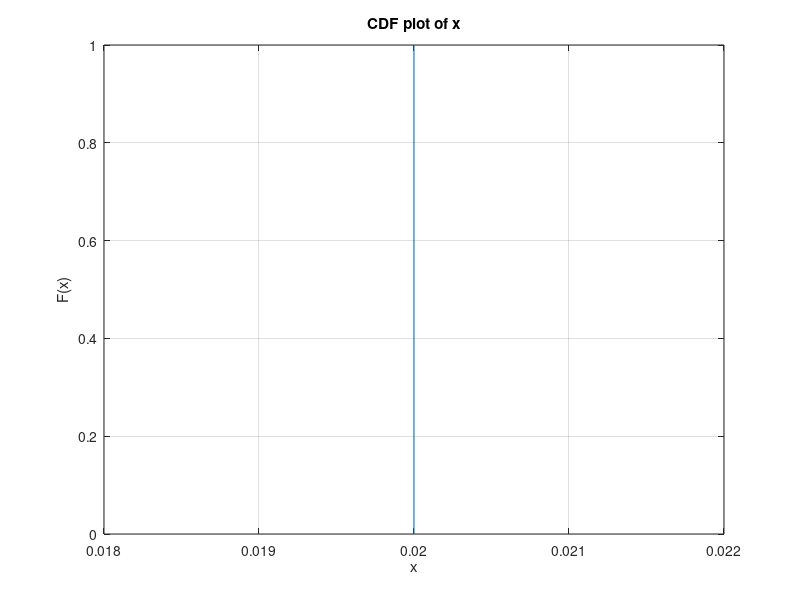

Reproduce this figure in MATLAB. (Note: this script raises an error after producing the figure.)
%creates initial random particle distribution
clear all;
close all;

%% simulation setup for N Ardekani 2018
phi=0.01;%% set phi
L_x      = 1.0;
L_y      = 1.0;
L_z      = 1.0;
R50      = 1/50;
Vol_mean= 4.0 * pi * R50 * R50 * R50 / 3.0;
N_p      = int32(L_x*L_y*L_z*phi/Vol_mean);
variance = 0.;
stdeviat = sqrt(variance);
mu       = log(R50^2/sqrt(variance+R50^2));
sigma    = sqrt(log(variance/R50^2 + 1));
h        = R50/10;
%% walls 1 || periodic 0
south = 1; % has to be 1 by default
north = 1; % has to be 1 by default
east  = 1;
west  = 1;
front = 1;
back  = 1;


for p =1:N_p
    %% normal distribution
    % rp(p) = normrnd(R50,stdeviat);
    %% log-normal distribution
    %   rp(p) = lognrnd(mu,sigma);
    %% Constant
    rp(p) = R50;
    V_p(p) = 4.0 * pi * rp(p) * rp(p) * rp(p) / 3.0;
end
[h,stats] = cdfplot(rp);

fprintf('min : %g max   : %g max / min: %g \n', stats.min,  stats.max, max(rp) / min(rp) )
fprintf('Mean: %g Median: %g Std      : %g \n', stats.mean, stats.median, stats.std)
fprintf('Volume fraction: %g               \n', sum(V_p) / (L_x * L_y * L_z))

%% Decomposition
PX   = 5;
PY   = 5;
PZ   = 5;
% PTOT = PX * PY * PZ;
for i = 1:PX
    xs(i) = (i-1) * L_x / PX;
    xe(i) =  i    * L_x / PX;
end
for j = 1:PY
    ys(j) = (j-1) * L_y / PY;
    ye(j) =  j    * L_y / PY;
end
for k = 1:PZ
    zs(k) = (k-1) * L_z / PZ;
    ze(k) =  k    * L_z / PZ;
end

%% compute random coordinates
pd = makedist('Uniform');
p    = 0;
ph   = 0;
n    = 0;
fail = 0;
np(1:PX,1:PY,1:PZ) = 0;
while (N_p > p)
    n    = n + 1;
    p    = p + 1;
    
    xp(p) = L_x * random(pd);
    yp(p) = L_y * random(pd);
    zp(p) = L_z * random(pd);
    %     xp(p) = 20.0;
    %     yp(p) = 19.9+(p-1)*2.0*rp(p);
    %     zp(p) = 20.;
    
    ii     = floor(xp(p) * PX / L_x)+1;
    jj     = floor(yp(p) * PY / L_y)+1;
    kk     = floor(zp(p) * PZ / L_z)+1;
    
    %% particle - wall
    fail = 0;
    %SOUTH
    if (south == 1 && yp(p) < rp(p))
        fail = 1;
    end
    %NORTH
    if (north == 1 && yp(p)+rp(p) > L_y)
        fail = 1;
    end
    %EAST
    if (east == 1 && xp(p) < rp(p))
        fail = 1;
    end
    %WEST
    if (west == 1 && xp(p)+rp(p) > L_x)
        fail = 1;
    end
    %FRONT
    if (front == 1 && zp(p) < rp(p))
        fail = 1;
    end
    %BACK
    if (back == 1 && zp(p)+rp(p) > L_z)
        fail = 1;
    end
    if fail == 1
        p = p-1;
        continue;
    end
    
    np(ii,jj,kk)    = np(ii,jj,kk) + 1;
    pp              = np(ii,jj,kk);
    x(ii,jj,kk,pp) = xp(p);
    y(ii,jj,kk,pp) = yp(p);
    z(ii,jj,kk,pp) = zp(p);
    r(ii,jj,kk,pp) = rp(p);
    [fail,np(ii,jj,kk)] = m01_check_overlap(...
        xp(p),         yp(p),         zp(p),        rp(p),         ...
        x(ii,jj,kk,:), y(ii,jj,kk,:), z(ii,jj,kk,:),r(ii,jj,kk,:), ...
        pp);
    if fail == 1
        p = p-1;
        continue;
    end
    %     fprintf('ii : %d jj : %d kk : %d %d\n', ii, jj, kk, fail)
    %     fprintf('x  : %g y  : %g z  : %g\n', x(ii,jj,kk,pp), y(ii,jj,kk,pp), z(ii,jj,kk,pp))
    %     fprintf('master particle\n\n')
    
    %     neighborhood      front:         center:       back:
    %     process map:
    %                       6 |  7|  8     15|16 |17     24| 25| 26
    %                       __|___|___     __|___|___    __|___|___
    %                       3 | 4 |  5     12|13 |14     21| 22| 23
    %                       __|___|___     __|___|___    __|___|___
    %                       0 | 1 |  2     9 |10 |11     18| 19| 20
    %                         |   |          |   |         |   |
    
    ext_wes = xp(p) - rp(p); %east
    ext_eas = xp(p) + rp(p); %west
    
    ext_sou = yp(p) - rp(p); %south
    ext_nor = yp(p) + rp(p); %north
    
    ext_fro = zp(p) - rp(p); %front
    ext_bac = zp(p) + rp(p); %back
    
    
    ig = 0;
    jg = 0;
    kg = 0;
    
    if (ext_wes < xs(ii) )
        ig = ig-1;
    end
    if (ext_eas > xe(ii) )
        ig = ig+1;
    end
    
    if (ext_sou < ys(jj) )
        jg = jg-1;
    end
    if (ext_nor > ye(jj) )
        jg = jg+1;
    end
    
    if (ext_fro < zs(kk) )
        kg = kg-1;
    end
    if (ext_bac > ze(kk) )
        kg = kg+1;
    end
    
    id  = (ig+1)  + 3 * (jg+1) + 9 * (kg+1);
    
    if id ~= 13;
        if (id ==  4 ||...                                     %front
                id == 10 || id == 12 || id == 14 || id == 16 ||... %center
                id == 22)                                          %back
            
            [i,iii,j,jjj,k,kkk] = m01_get_indices(PX,ii+ig,PY,jj+jg,PZ,kk+kg);
            np(iii,jjj,kkk) = np(iii,jjj,kkk) + 1;
            pp              = np(iii,jjj,kkk)    ;
            x(iii,jjj,kkk,pp) = xp(p) - i * L_x;
            y(iii,jjj,kkk,pp) = yp(p) - j * L_y;
            z(iii,jjj,kkk,pp) = zp(p) - k * L_z;
            r(iii,jjj,kkk,pp) = rp(p);
            
            [fail,np(iii,jjj,kkk)] = m01_check_overlap(...
                x(iii,jjj,kkk,pp),y(iii,jjj,kkk,pp),z(iii,jjj,kkk,pp),r(iii,jjj,kkk,pp), ...
                x(iii,jjj,kkk,:) ,y(iii,jjj,kkk,:), z(iii,jjj,kkk,:), r(iii,jjj,kkk,:) , ...
                pp);
            if fail == 1
                p = p-1;
                continue;
            end
            
            
            %              fprintf('iii: %d jjj: %d kkk: %d id: %d\n', iii, jjj, kkk, id)
            %              fprintf('x  : %g y  : %g z  : %g\n', x(iii,jjj,kkk,pp), y(iii,jjj,kkk,pp), z(iii,jjj,kkk,pp))
            %              fprintf('periodic particle\n\n')
            
            
        elseif(id ==  9 || id == 11 || id == 15 || id == 17 ) %xy
            [i,iii,j,jjj,k,kkk] = m01_get_indices(PX,ii+ig,PY,jj+jg,PZ,kk);
            np(iii,jjj,kkk) = np(iii,jjj,kkk) + 1;
            pp              = np(iii,jjj,kkk)    ;
            x(iii,jjj,kkk,pp) = xp(p) - i * L_x;
            y(iii,jjj,kkk,pp) = yp(p) - j * L_y;
            z(iii,jjj,kkk,pp) = zp(p) - k * L_z;
            r(iii,jjj,kkk,pp) = rp(p);
            [fail,np(iii,jjj,kkk)] = m01_check_overlap(...
                x(iii,jjj,kkk,pp),y(iii,jjj,kkk,pp),z(iii,jjj,kkk,pp),r(iii,jjj,kkk,pp), ...
                x(iii,jjj,kkk,:) ,y(iii,jjj,kkk,:), z(iii,jjj,kkk,:), r(iii,jjj,kkk,:) , ...
                pp);
            if fail == 1
                p = p-1;
                continue;
            end
            
            [i,iii,j,jjj,k,kkk] = m01_get_indices(PX,ii+ig,PY,jj,PZ,kk);
            np(iii,jjj,kkk) = np(iii,jjj,kkk) + 1;
            pp              = np(iii,jjj,kkk)    ;
            x(iii,jjj,kkk,pp) = xp(p) - i * L_x;
            y(iii,jjj,kkk,pp) = yp(p) - j * L_y;
            z(iii,jjj,kkk,pp) = zp(p) - k * L_z;
            r(iii,jjj,kkk,pp) = rp(p);
            [fail,np(iii,jjj,kkk)] = m01_check_overlap(...
                x(iii,jjj,kkk,pp),y(iii,jjj,kkk,pp),z(iii,jjj,kkk,pp),r(iii,jjj,kkk,pp), ...
                x(iii,jjj,kkk,:) ,y(iii,jjj,kkk,:), z(iii,jjj,kkk,:), r(iii,jjj,kkk,:) , ...
                pp);
            if fail == 1
                p = p-1;
                continue;
            end
            %              fprintf('iii: %d jjj: %d kkk: %d id: %d\n', iii, jjj, kkk, id)
            %              fprintf('x  : %g y  : %g z  : %g\n', x(iii,jjj,kkk,pp), y(iii,jjj,kkk,pp), z(iii,jjj,kkk,pp))
            %              fprintf('periodic particle\n\n')
            
            [i,iii,j,jjj,k,kkk] = m01_get_indices(PX,ii,PY,jj+jg,PZ,kk);
            np(iii,jjj,kkk) = np(iii,jjj,kkk) + 1;
            pp              = np(iii,jjj,kkk)    ;
            x(iii,jjj,kkk,pp) = xp(p) - i * L_x;
            y(iii,jjj,kkk,pp) = yp(p) - j * L_y;
            z(iii,jjj,kkk,pp) = zp(p) - k * L_z;
            r(iii,jjj,kkk,pp) = rp(p);
            [fail,np(iii,jjj,kkk)] = m01_check_overlap(...
                x(iii,jjj,kkk,pp),y(iii,jjj,kkk,pp),z(iii,jjj,kkk,pp),r(iii,jjj,kkk,pp), ...
                x(iii,jjj,kkk,:) ,y(iii,jjj,kkk,:), z(iii,jjj,kkk,:), r(iii,jjj,kkk,:) , ...
                pp);
            if fail == 1
                p = p-1;
                continue;
            end
            
        elseif(id ==  3 || id ==  5 || id == 21 || id == 23 ) %xz
            [i,iii,j,jjj,k,kkk] = m01_get_indices(PX,ii+ig,PY,jj,PZ,kk);
            np(iii,jjj,kkk) = np(iii,jjj,kkk) + 1;
            pp              = np(iii,jjj,kkk)    ;
            x(iii,jjj,kkk,pp) = xp(p) - i * L_x;
            y(iii,jjj,kkk,pp) = yp(p) - j * L_y;
            z(iii,jjj,kkk,pp) = zp(p) - k * L_z;
            r(iii,jjj,kkk,pp) = rp(p);
            [fail,np(iii,jjj,kkk)] = m01_check_overlap(...
                x(iii,jjj,kkk,pp),y(iii,jjj,kkk,pp),z(iii,jjj,kkk,pp),r(iii,jjj,kkk,pp), ...
                x(iii,jjj,kkk,:) ,y(iii,jjj,kkk,:), z(iii,jjj,kkk,:), r(iii,jjj,kkk,:) , ...
                pp);
            if fail == 1
                p = p-1;
                continue;
            end
            
            [i,iii,j,jjj,k,kkk] = m01_get_indices(PX,ii,PY,jj,PZ,kk+kg);
            np(iii,jjj,kkk) = np(iii,jjj,kkk) + 1;
            pp              = np(iii,jjj,kkk)    ;
            x(iii,jjj,kkk,pp) = xp(p) - i * L_x;
            y(iii,jjj,kkk,pp) = yp(p) - j * L_y;
            z(iii,jjj,kkk,pp) = zp(p) - k * L_z;
            r(iii,jjj,kkk,pp) = rp(p);
            [fail,np(iii,jjj,kkk)] = m01_check_overlap(...
                x(iii,jjj,kkk,pp),y(iii,jjj,kkk,pp),z(iii,jjj,kkk,pp),r(iii,jjj,kkk,pp), ...
                x(iii,jjj,kkk,:) ,y(iii,jjj,kkk,:), z(iii,jjj,kkk,:), r(iii,jjj,kkk,:) , ...
                pp);
            if fail == 1
                p = p-1;
                continue;
            end
            
            [i,iii,j,jjj,k,kkk] = m01_get_indices(PX,ii+ig,PY,jj,PZ,kk+kg);
            np(iii,jjj,kkk) = np(iii,jjj,kkk) + 1;
            pp              = np(iii,jjj,kkk)    ;
            x(iii,jjj,kkk,pp) = xp(p) - i * L_x;
            y(iii,jjj,kkk,pp) = yp(p) - j * L_y;
            z(iii,jjj,kkk,pp) = zp(p) - k * L_z;
            r(iii,jjj,kkk,pp) = rp(p);
            [fail,np(iii,jjj,kkk)] = m01_check_overlap(...
                x(iii,jjj,kkk,pp),y(iii,jjj,kkk,pp),z(iii,jjj,kkk,pp),r(iii,jjj,kkk,pp), ...
                x(iii,jjj,kkk,:) ,y(iii,jjj,kkk,:), z(iii,jjj,kkk,:), r(iii,jjj,kkk,:) , ...
                pp);
            if fail == 1
                p = p-1;
                continue;
            end
        elseif(id == 1 || id == 7 || id == 19 || id == 25  ) %yz
            [i,iii,j,jjj,k,kkk] = m01_get_indices(PX,ii,PY,jj+jg,PZ,kk);
            np(iii,jjj,kkk) = np(iii,jjj,kkk) + 1;
            pp              = np(iii,jjj,kkk)    ;
            x(iii,jjj,kkk,pp) = xp(p) - i * L_x;
            y(iii,jjj,kkk,pp) = yp(p) - j * L_y;
            z(iii,jjj,kkk,pp) = zp(p) - k * L_z;
            r(iii,jjj,kkk,pp) = rp(p);
            [fail,np(iii,jjj,kkk)] = m01_check_overlap(...
                x(iii,jjj,kkk,pp),y(iii,jjj,kkk,pp),z(iii,jjj,kkk,pp),r(iii,jjj,kkk,pp), ...
                x(iii,jjj,kkk,:) ,y(iii,jjj,kkk,:), z(iii,jjj,kkk,:), r(iii,jjj,kkk,:) , ...
                pp);
            if fail == 1
                p = p-1;
                continue;
            end
            
            [i,iii,j,jjj,k,kkk] = m01_get_indices(PX,ii,PY,jj,PZ,kk+kg);
            np(iii,jjj,kkk) = np(iii,jjj,kkk) + 1;
            pp              = np(iii,jjj,kkk)    ;
            x(iii,jjj,kkk,pp) = xp(p) - i * L_x;
            y(iii,jjj,kkk,pp) = yp(p) - j * L_y;
            z(iii,jjj,kkk,pp) = zp(p) - k * L_z;
            r(iii,jjj,kkk,pp) = rp(p);
            [fail,np(iii,jjj,kkk)] = m01_check_overlap(...
                x(iii,jjj,kkk,pp),y(iii,jjj,kkk,pp),z(iii,jjj,kkk,pp),r(iii,jjj,kkk,pp), ...
                x(iii,jjj,kkk,:) ,y(iii,jjj,kkk,:), z(iii,jjj,kkk,:), r(iii,jjj,kkk,:) , ...
                pp);
            if fail == 1
                p = p-1;
                continue;
            end
            
            [i,iii,j,jjj,k,kkk] = m01_get_indices(PX,ii,PY,jj+jg,PZ,kk+kg);
            np(iii,jjj,kkk) = np(iii,jjj,kkk) + 1;
            pp              = np(iii,jjj,kkk)    ;
            x(iii,jjj,kkk,pp) = xp(p) - i * L_x;
            y(iii,jjj,kkk,pp) = yp(p) - j * L_y;
            z(iii,jjj,kkk,pp) = zp(p) - k * L_z;
            r(iii,jjj,kkk,pp) = rp(p);
            [fail,np(iii,jjj,kkk)] = m01_check_overlap(...
                x(iii,jjj,kkk,pp),y(iii,jjj,kkk,pp),z(iii,jjj,kkk,pp),r(iii,jjj,kkk,pp), ...
                x(iii,jjj,kkk,:) ,y(iii,jjj,kkk,:), z(iii,jjj,kkk,:), r(iii,jjj,kkk,:) , ...
                pp);
            if fail == 1
                p = p-1;
                continue;
            end
        elseif (id ==  0 || id ==  2 || id ==  6 || id ==  8 || ...
                id == 18 || id == 20 || id == 24 || id == 26)
            [i,iii,j,jjj,k,kkk] = m01_get_indices(PX,ii+ig,PY,jj,PZ,kk);
            np(iii,jjj,kkk) = np(iii,jjj,kkk) + 1;
            pp              = np(iii,jjj,kkk)    ;
            x(iii,jjj,kkk,pp) = xp(p) - i * L_x;
            y(iii,jjj,kkk,pp) = yp(p) - j * L_y;
            z(iii,jjj,kkk,pp) = zp(p) - k * L_z;
            r(iii,jjj,kkk,pp) = rp(p);
            [fail,np(iii,jjj,kkk)] = m01_check_overlap(...
                x(iii,jjj,kkk,pp),y(iii,jjj,kkk,pp),z(iii,jjj,kkk,pp),r(iii,jjj,kkk,pp), ...
                x(iii,jjj,kkk,:) ,y(iii,jjj,kkk,:), z(iii,jjj,kkk,:), r(iii,jjj,kkk,:) , ...
                pp);
            if fail == 1
                p = p-1;
                continue;
            end
            
            [i,iii,j,jjj,k,kkk] = m01_get_indices(PX,ii,PY,jj+jg,PZ,kk);
            np(iii,jjj,kkk) = np(iii,jjj,kkk) + 1;
            pp              = np(iii,jjj,kkk)    ;
            x(iii,jjj,kkk,pp) = xp(p) - i * L_x;
            y(iii,jjj,kkk,pp) = yp(p) - j * L_y;
            z(iii,jjj,kkk,pp) = zp(p) - k * L_z;
            r(iii,jjj,kkk,pp) = rp(p);
            [fail,np(iii,jjj,kkk)] = m01_check_overlap(...
                x(iii,jjj,kkk,pp),y(iii,jjj,kkk,pp),z(iii,jjj,kkk,pp),r(iii,jjj,kkk,pp), ...
                x(iii,jjj,kkk,:) ,y(iii,jjj,kkk,:), z(iii,jjj,kkk,:), r(iii,jjj,kkk,:) , ...
                pp);
            if fail == 1
                p = p-1;
                continue;
            end
            
            [i,iii,j,jjj,k,kkk] = m01_get_indices(PX,ii,PY,jj,PZ,kk+kg);
            np(iii,jjj,kkk) = np(iii,jjj,kkk) + 1;
            pp              = np(iii,jjj,kkk)    ;
            x(iii,jjj,kkk,pp) = xp(p) - i * L_x;
            y(iii,jjj,kkk,pp) = yp(p) - j * L_y;
            z(iii,jjj,kkk,pp) = zp(p) - k * L_z;
            r(iii,jjj,kkk,pp) = rp(p);
            [fail,np(iii,jjj,kkk)] = m01_check_overlap(...
                x(iii,jjj,kkk,pp),y(iii,jjj,kkk,pp),z(iii,jjj,kkk,pp),r(iii,jjj,kkk,pp), ...
                x(iii,jjj,kkk,:) ,y(iii,jjj,kkk,:), z(iii,jjj,kkk,:), r(iii,jjj,kkk,:) , ...
                pp);
            if fail == 1
                p = p-1;
                continue;
            end
            
            [i,iii,j,jjj,k,kkk] = m01_get_indices(PX,ii+ig,PY,jj+jg,PZ,kk);
            np(iii,jjj,kkk) = np(iii,jjj,kkk) + 1;
            pp              = np(iii,jjj,kkk)    ;
            x(iii,jjj,kkk,pp) = xp(p) - i * L_x;
            y(iii,jjj,kkk,pp) = yp(p) - j * L_y;
            z(iii,jjj,kkk,pp) = zp(p) - k * L_z;
            r(iii,jjj,kkk,pp) = rp(p);
            [fail,np(iii,jjj,kkk)] = m01_check_overlap(...
                x(iii,jjj,kkk,pp),y(iii,jjj,kkk,pp),z(iii,jjj,kkk,pp),r(iii,jjj,kkk,pp), ...
                x(iii,jjj,kkk,:) ,y(iii,jjj,kkk,:), z(iii,jjj,kkk,:), r(iii,jjj,kkk,:) , ...
                pp);
            if fail == 1
                p = p-1;
                continue;
            end
            
            [i,iii,j,jjj,k,kkk] = m01_get_indices(PX,ii+ig,PY,jj,PZ,kk+kg);
            np(iii,jjj,kkk) = np(iii,jjj,kkk) + 1;
            pp              = np(iii,jjj,kkk)    ;
            x(iii,jjj,kkk,pp) = xp(p) - i * L_x;
            y(iii,jjj,kkk,pp) = yp(p) - j * L_y;
            z(iii,jjj,kkk,pp) = zp(p) - k * L_z;
            r(iii,jjj,kkk,pp) = rp(p);
            [fail,np(iii,jjj,kkk)] = m01_check_overlap(...
                x(iii,jjj,kkk,pp),y(iii,jjj,kkk,pp),z(iii,jjj,kkk,pp),r(iii,jjj,kkk,pp), ...
                x(iii,jjj,kkk,:) ,y(iii,jjj,kkk,:), z(iii,jjj,kkk,:), r(iii,jjj,kkk,:) , ...
                pp);
            if fail == 1
                p = p-1;
                continue;
            end
            
            [i,iii,j,jjj,k,kkk] = m01_get_indices(PX,ii,PY,jj+jg,PZ,kk+kg);
            np(iii,jjj,kkk) = np(iii,jjj,kkk) + 1;
            pp              = np(iii,jjj,kkk)    ;
            x(iii,jjj,kkk,pp) = xp(p) - i * L_x;
            y(iii,jjj,kkk,pp) = yp(p) - j * L_y;
            z(iii,jjj,kkk,pp) = zp(p) - k * L_z;
            r(iii,jjj,kkk,pp) = rp(p);
            [fail,np(iii,jjj,kkk)] = m01_check_overlap(...
                x(iii,jjj,kkk,pp),y(iii,jjj,kkk,pp),z(iii,jjj,kkk,pp),r(iii,jjj,kkk,pp), ...
                x(iii,jjj,kkk,:) ,y(iii,jjj,kkk,:), z(iii,jjj,kkk,:), r(iii,jjj,kkk,:) , ...
                pp);
            if fail == 1
                p = p-1;
                continue;
            end
            
            [i,iii,j,jjj,k,kkk] = m01_get_indices(PX,ii+ig,PY,jj+jg,PZ,kk+kg);
            np(iii,jjj,kkk) = np(iii,jjj,kkk) + 1;
            pp              = np(iii,jjj,kkk)    ;
            x(iii,jjj,kkk,pp) = xp(p) - i * L_x;
            y(iii,jjj,kkk,pp) = yp(p) - j * L_y;
            z(iii,jjj,kkk,pp) = zp(p) - k * L_z;
            r(iii,jjj,kkk,pp) = rp(p);
            [fail,np(iii,jjj,kkk)] = m01_check_overlap(...
                x(iii,jjj,kkk,pp),y(iii,jjj,kkk,pp),z(iii,jjj,kkk,pp),r(iii,jjj,kkk,pp), ...
                x(iii,jjj,kkk,:) ,y(iii,jjj,kkk,:), z(iii,jjj,kkk,:), r(iii,jjj,kkk,:) , ...
                pp);
            if fail == 1
                p = p-1;
                continue;
            end
        end
    end
    if (mod(p,100) == 0)
        fprintf('%d  %d %g  %g  %g %g\n', p, n, xp(p), yp(p), zp(p), rp(p))
    end
    
    
end % while loop

%% write data
filename = ['./p_mobile.inp'];
fileID = fopen(filename,'w');
fprintf(fileID,'  %d     \r\n', N_p);

for p =1:N_p
    fprintf(fileID,'%12.8f %12.8f %12.8f %12.8f \r\n',xp(p), yp(p), zp(p), rp(p));
end

fclose(fileID);

%% plot data
showplot  = 1;
if (showplot == 1)
    fprintf('hello');
    %[x y z] = sphere;
    %a = [];
    
    ncol = 5;
    col = lines(ncol);
    C = zeros(N_p,3);
    for i = 1:N_p
        C(i,:) =  col(randi([1 ncol],1),:)';
    end
    
    

    
   
    
    figure
    
    scatter3sph(xp,yp,zp,'size',rp(1),'transp',1,'color',C); hold on;
    
    [Y,Z] = meshgrid(linspace(0,1,80));
    X = zeros(size(Z));
    vortX = cos((X+Y)*2) .* cos((X+Z)/5);
    h = surf(X,Y,Z,vortX);
    set(h,'LineStyle','none');
    [X,Z] = meshgrid(linspace(0,1,80));
    Y = zeros(size(Z));
    vortY = cos((X+Y)*2) .* cos((X+Z)*3);
    h = surf(X,Y,Z,vortY);
    set(h,'LineStyle','none');
    
    [X,Y] = meshgrid(linspace(0,1,80));
    Z = zeros(size(Y));
    vortZ = cos((X+Y)*3) .* cos((X+Z)*5);
    h = surf(X,Y,Z,vortZ);
    set(h,'LineStyle','none');
    
    set(gcf,'position',[1000 254 1224 1072]);
    set(gcf,'color','w');
    xlim([0 1])
    ylim([0 1])
    zlim([0 1])
    box on;
    
    
    %{
for p = 1: N_p
    new_sphere = [xp(p) yp(p) zp(p) rp(p)];
    a = vertcat(a, new_sphere);
    s(p) = surf(x*a(p,4)+a(p,1),y*a(p,4)+a(p,2),z*a(p,4)+a(p,3));
    if (p==1)
        hold on
    end
   
end

daspect([1 1 1])
%view(30,10)
xlabel('x')
ylabel('y')
zlabel('z')
    %}
end %showplot
